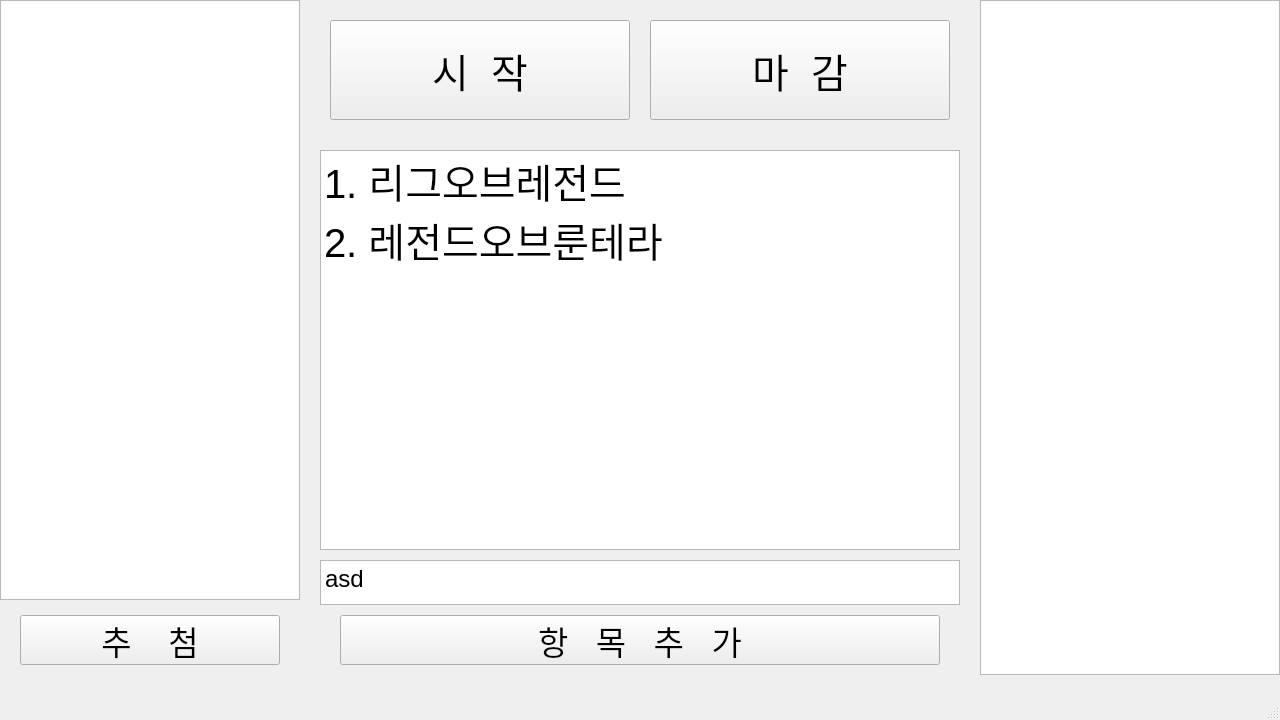
<?xml version="1.0" encoding="UTF-8"?>
<ui version="4.0">
 <class>MainWindow</class>
 <widget class="QMainWindow" name="MainWindow">
  <property name="geometry">
   <rect>
    <x>0</x>
    <y>0</y>
    <width>1280</width>
    <height>720</height>
   </rect>
  </property>
  <property name="windowTitle">
   <string>Chzzk Vote from Seoyyung</string>
  </property>
  <widget class="QWidget" name="centralwidget">
   <widget class="QListWidget" name="UserList">
    <property name="geometry">
     <rect>
      <x>0</x>
      <y>0</y>
      <width>300</width>
      <height>600</height>
     </rect>
    </property>
   </widget>
   <widget class="QTextEdit" name="Chatbox">
    <property name="geometry">
     <rect>
      <x>980</x>
      <y>0</y>
      <width>300</width>
      <height>675</height>
     </rect>
    </property>
    <property name="readOnly">
     <bool>true</bool>
    </property>
   </widget>
   <widget class="QPushButton" name="startbt">
    <property name="geometry">
     <rect>
      <x>330</x>
      <y>20</y>
      <width>300</width>
      <height>100</height>
     </rect>
    </property>
    <property name="font">
     <font>
      <pointsize>30</pointsize>
     </font>
    </property>
    <property name="text">
     <string>시  작</string>
    </property>
   </widget>
   <widget class="QPushButton" name="stopbt">
    <property name="geometry">
     <rect>
      <x>650</x>
      <y>20</y>
      <width>300</width>
      <height>100</height>
     </rect>
    </property>
    <property name="font">
     <font>
      <pointsize>30</pointsize>
     </font>
    </property>
    <property name="text">
     <string>마  감</string>
    </property>
   </widget>
   <widget class="QListWidget" name="listWidget">
    <property name="geometry">
     <rect>
      <x>320</x>
      <y>150</y>
      <width>640</width>
      <height>400</height>
     </rect>
    </property>
    <property name="font">
     <font>
      <pointsize>30</pointsize>
      <bold>false</bold>
     </font>
    </property>
    <item>
     <property name="text">
      <string>1. 리그오브레전드</string>
     </property>
    </item>
    <item>
     <property name="text">
      <string>2. 레전드오브룬테라</string>
     </property>
    </item>
   </widget>
   <widget class="QPushButton" name="addbt">
    <property name="geometry">
     <rect>
      <x>340</x>
      <y>615</y>
      <width>600</width>
      <height>50</height>
     </rect>
    </property>
    <property name="font">
     <font>
      <pointsize>25</pointsize>
     </font>
    </property>
    <property name="text">
     <string>항   목   추   가</string>
    </property>
   </widget>
   <widget class="QPushButton" name="votebt">
    <property name="geometry">
     <rect>
      <x>20</x>
      <y>615</y>
      <width>260</width>
      <height>50</height>
     </rect>
    </property>
    <property name="font">
     <font>
      <pointsize>25</pointsize>
      <bold>false</bold>
     </font>
    </property>
    <property name="text">
     <string>추    첨</string>
    </property>
   </widget>
   <widget class="QTextEdit" name="addVotelist">
    <property name="geometry">
     <rect>
      <x>320</x>
      <y>560</y>
      <width>640</width>
      <height>45</height>
     </rect>
    </property>
    <property name="font">
     <font>
      <pointsize>18</pointsize>
     </font>
    </property>
    <property name="html">
     <string>&lt;!DOCTYPE HTML PUBLIC &quot;-//W3C//DTD HTML 4.0//EN&quot; &quot;http://www.w3.org/TR/REC-html40/strict.dtd&quot;&gt;
&lt;html&gt;&lt;head&gt;&lt;meta name=&quot;qrichtext&quot; content=&quot;1&quot; /&gt;&lt;meta charset=&quot;utf-8&quot; /&gt;&lt;style type=&quot;text/css&quot;&gt;
p, li { white-space: pre-wrap; }
&lt;/style&gt;&lt;/head&gt;&lt;body style=&quot; font-family:'맑은 고딕'; font-size:18pt; font-weight:400; font-style:normal;&quot;&gt;
&lt;p style=&quot; margin-top:0px; margin-bottom:0px; margin-left:0px; margin-right:0px; -qt-block-indent:0; text-indent:0px;&quot;&gt;asd&lt;/p&gt;&lt;/body&gt;&lt;/html&gt;</string>
    </property>
   </widget>
  </widget>
  <widget class="QMenuBar" name="menubar">
   <property name="geometry">
    <rect>
     <x>0</x>
     <y>0</y>
     <width>1280</width>
     <height>22</height>
    </rect>
   </property>
  </widget>
  <widget class="QStatusBar" name="statusbar"/>
 </widget>
 <resources/>
 <connections/>
</ui>
